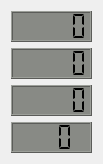
   <widget class="QWidget" name="layoutWidget">
    <property name="geometry">
     <rect>
      <x>177</x>
      <y>42</y>
      <width>83</width>
      <height>144</height>
     </rect>
    </property>
    <layout class="QVBoxLayout" name="verticalLayout_5">
     <item>
      <widget class="QLCDNumber" name="Batt_Watts_LCD">
       <property name="minimumSize">
        <size>
         <width>81</width>
         <height>31</height>
        </size>
       </property>
       <property name="maximumSize">
        <size>
         <width>81</width>
         <height>31</height>
        </size>
       </property>
       <property name="font">
        <font>
         <pointsize>10</pointsize>
         <weight>50</weight>
         <bold>false</bold>
        </font>
       </property>
       <property name="styleSheet">
        <string notr="true">QLCDNumber{
background-color: rgb(136, 138, 133);
}</string>
       </property>
       <property name="smallDecimalPoint">
        <bool>false</bool>
       </property>
       <property name="digitCount">
        <number>5</number>
       </property>
       <property name="segmentStyle">
        <enum>QLCDNumber::Flat</enum>
       </property>
       <property name="value" stdset="0">
        <double>0.000000000000000</double>
       </property>
      </widget>
     </item>
     <item>
      <widget class="QLCDNumber" name="Batt_Amps_LCD">
       <property name="minimumSize">
        <size>
         <width>81</width>
         <height>31</height>
        </size>
       </property>
       <property name="maximumSize">
        <size>
         <width>81</width>
         <height>31</height>
        </size>
       </property>
       <property name="font">
        <font>
         <pointsize>10</pointsize>
         <weight>50</weight>
         <bold>false</bold>
        </font>
       </property>
       <property name="styleSheet">
        <string notr="true">QLCDNumber{
background-color: rgb(136, 138, 133);
}</string>
       </property>
       <property name="smallDecimalPoint">
        <bool>false</bool>
       </property>
       <property name="digitCount">
        <number>5</number>
       </property>
       <property name="segmentStyle">
        <enum>QLCDNumber::Flat</enum>
       </property>
       <property name="value" stdset="0">
        <double>0.000000000000000</double>
       </property>
      </widget>
     </item>
     <item>
      <widget class="QLCDNumber" name="Batt_Volts_LCD">
       <property name="minimumSize">
        <size>
         <width>81</width>
         <height>31</height>
        </size>
       </property>
       <property name="maximumSize">
        <size>
         <width>81</width>
         <height>31</height>
        </size>
       </property>
       <property name="font">
        <font>
         <pointsize>10</pointsize>
         <weight>50</weight>
         <bold>false</bold>
        </font>
       </property>
       <property name="styleSheet">
        <string notr="true">QLCDNumber{
background-color: rgb(136, 138, 133);
}</string>
       </property>
       <property name="smallDecimalPoint">
        <bool>false</bool>
       </property>
       <property name="digitCount">
        <number>5</number>
       </property>
       <property name="segmentStyle">
        <enum>QLCDNumber::Flat</enum>
       </property>
       <property name="value" stdset="0">
        <double>0.000000000000000</double>
       </property>
      </widget>
     </item>
     <item>
      <widget class="QLCDNumber" name="DC_Power_LCD">
       <property name="minimumSize">
        <size>
         <width>81</width>
         <height>31</height>
        </size>
       </property>
       <property name="maximumSize">
        <size>
         <width>81</width>
         <height>31</height>
        </size>
       </property>
       <property name="font">
        <font>
         <pointsize>10</pointsize>
         <weight>50</weight>
         <bold>false</bold>
        </font>
       </property>
       <property name="styleSheet">
        <string notr="true">QLCDNumber{
background-color: rgb(136, 138, 133);
}</string>
       </property>
       <property name="digitCount">
        <number>3</number>
       </property>
       <property name="segmentStyle">
        <enum>QLCDNumber::Flat</enum>
       </property>
       <property name="value" stdset="0">
        <double>0.000000000000000</double>
       </property>
      </widget>
     </item>
    </layout>
   </widget>
